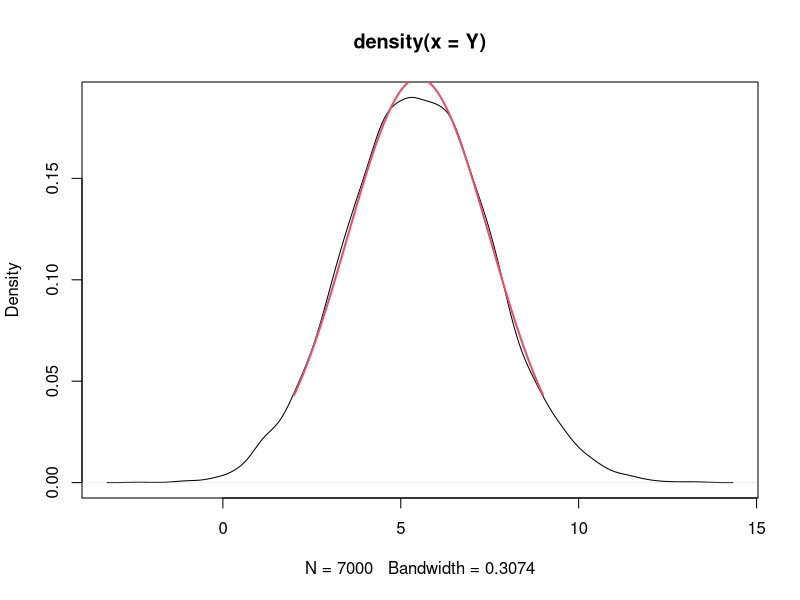
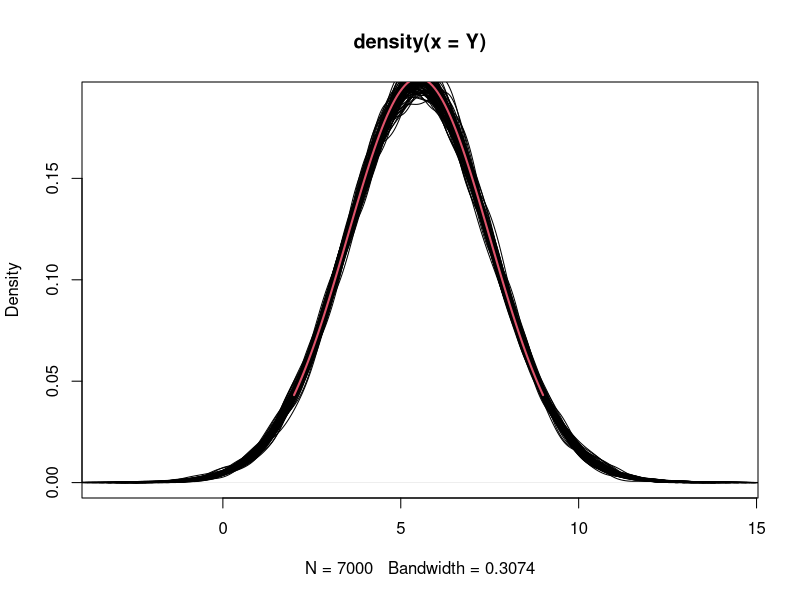
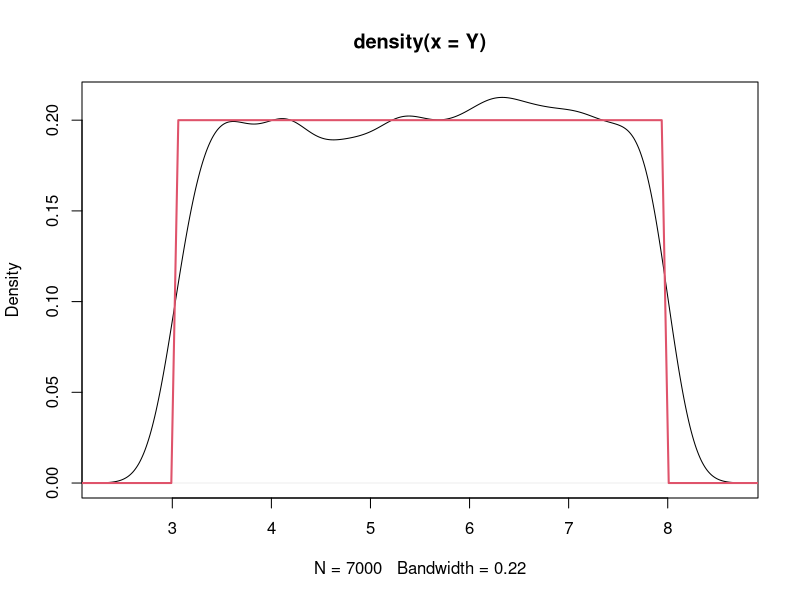
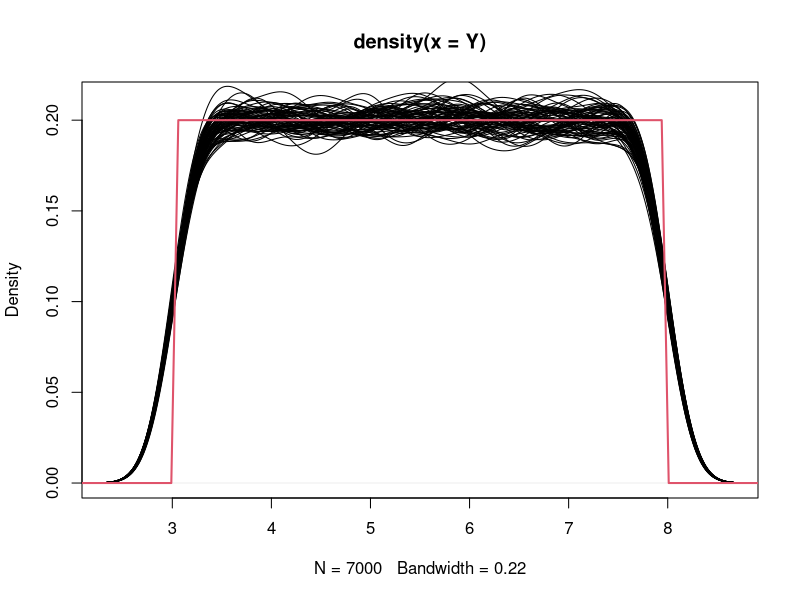
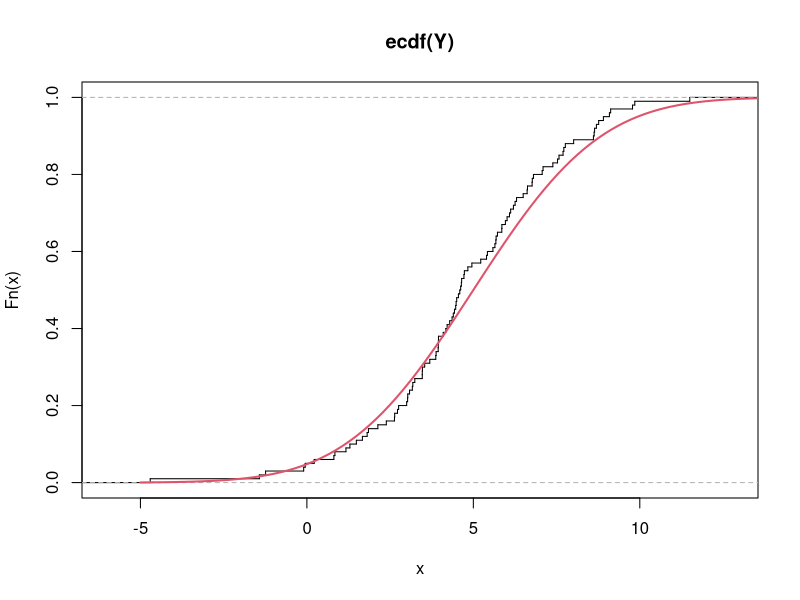
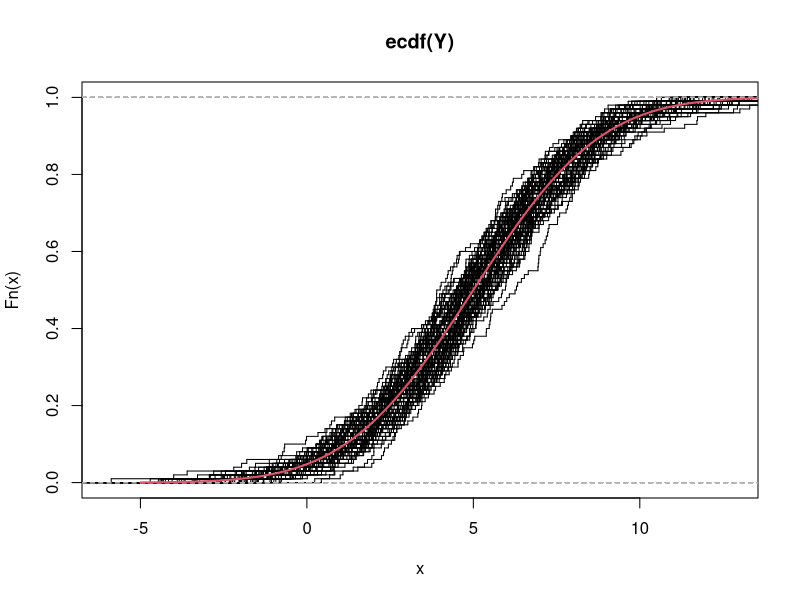
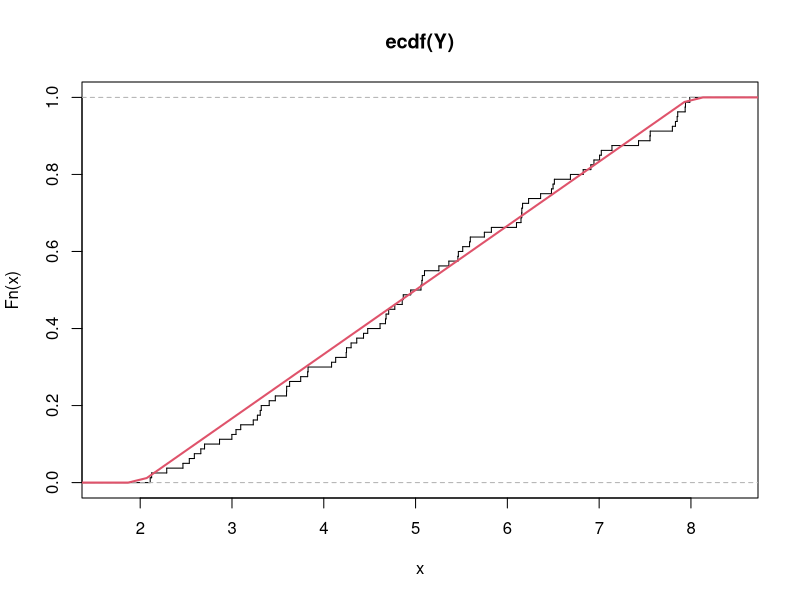
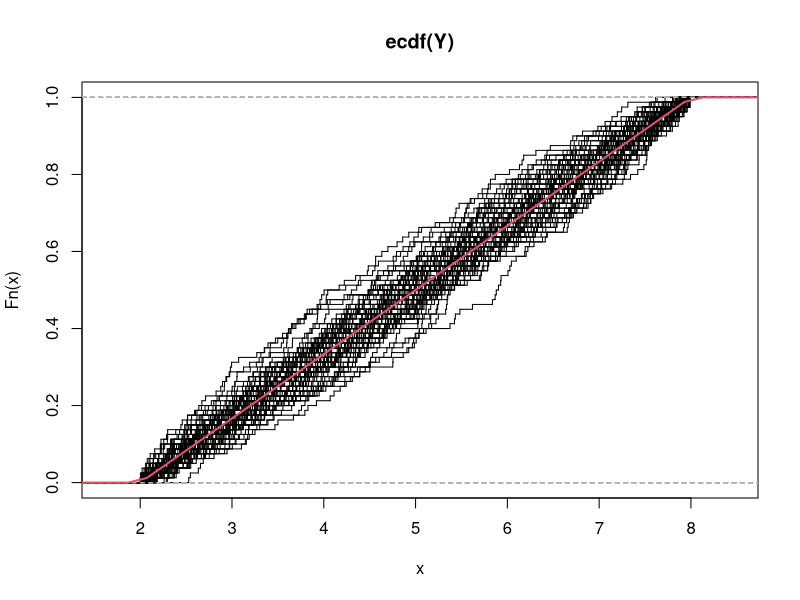

Write the R code that produced these figures, in order.

# Veamos el funcionamiento del sesgo y la varianza a nivel funcion --------


# Kernel ------------------------------------------------------------------


# Distribución normal -----------------------------------------------------

tamano_muestral <- 7000
media <- 5.5
desv_est <- 2
iteraciones <- 100

x <- seq(2, 9, length.out = 100)

Y <- rnorm(tamano_muestral, media, desv_est)

estimador_kernel <- density(Y)

plot(estimador_kernel)
lines(x = x, y = dnorm(x, media, desv_est), col = 2, lwd = 2)



plot(estimador_kernel)
for(i in seq_len(iteraciones)){
  Y <- rnorm(tamano_muestral, media, desv_est)
  
  estimador_kernel <- density(Y)
  
  lines(estimador_kernel)
  
}
lines(x = x, y = dnorm(x, media, desv_est), col = 2, lwd = 2)




# Distribución uniforme ---------------------------------------------------


tamano_muestral <- 7000
a <- 3
b <- 8
iteraciones <- 75

x <- seq(2, 9, length.out = 100)

Y <- runif(tamano_muestral, a, b)

estimador_kernel <- density(Y)

plot(estimador_kernel)
lines(x = x, y = dunif(x, a, b), col = 2, lwd = 2)



plot(estimador_kernel)
for(i in seq_len(iteraciones)){
  Y <- runif(tamano_muestral, a, b)
  
  estimador_kernel <- density(Y)
  
  lines(estimador_kernel)
  
}
lines(x = x, y = dunif(x, a, b), col = 2, lwd = 2)



# ECDF --------------------------------------------------------------------

# distribución normal -----------------------------------------------------


tamano_muestral <- 100
media <- 5
desv <- 3
iteraciones <- 75

x <- seq(-5, 15, length.out = 100)

Y <- rnorm(tamano_muestral, media, desv)

estimador_ecdf <- ecdf(Y)

plot(estimador_ecdf, pch = "", verticals = TRUE)
lines(x = x, y = pnorm(x, media, desv), col = 2, lwd = 2)



plot(estimador_ecdf, pch = "", verticals = TRUE)
for(i in seq_len(iteraciones)){
  Y <- rnorm(tamano_muestral, media, desv)
  
  estimador_ecdf <- ecdf(Y)
  
  lines(estimador_ecdf, pch = "", verticals = TRUE)
  
}
lines(x = x, y = pnorm(x, media, desv), col = 2, lwd = 2)



# Distribución uniforme ---------------------------------------------------

tamano_muestral <- 80
a <- 2
b <- 8
iteraciones <- 75

x <- seq(-5, 15, length.out = 100)

Y <- runif(tamano_muestral, a, b)

estimador_ecdf <- ecdf(Y)

plot(estimador_ecdf, pch = "", verticals = TRUE)
lines(x = x, y = punif(x, a, b), col = 2, lwd = 2)



plot(estimador_ecdf, pch = "", verticals = TRUE)
for(i in seq_len(iteraciones)){
  Y <- runif(tamano_muestral, a, b)
  
  estimador_ecdf <- ecdf(Y)
  
  lines(estimador_ecdf, pch = "", verticals = TRUE)
  
}
lines(x = x, y = punif(x, a, b), col = 2, lwd = 2)



# Regresión lineal --------------------------------------------------------


iteraciones <- 100
tamano_muestral <- 30
beta_0 <- 1
beta_1 <- -0.3


x <- seq(-3, 3, length.out = tamano_muestral)

genera_y <- function(x, beta_0, beta_1){
  beta_1*x + beta_0 + rnorm(length(x), 0, 0.5)
}

y <- genera_y(x, beta_0, beta_1)

modelo_lineal <- lm(y~x)

plot(x, y)
lines(x, modelo_lineal$fitted.values, type = "l")


plot(x, modelo_lineal$fitted.values, type = "l")

for(i in seq_len(iteraciones)){
  y <- genera_y(x, beta_0, beta_1)
  
  modelo_lineal <- lm(y~x)
  
  lines(x, modelo_lineal$fitted.values)
  
}
abline(beta_0, beta_1, col = 2, lwd = 2)
